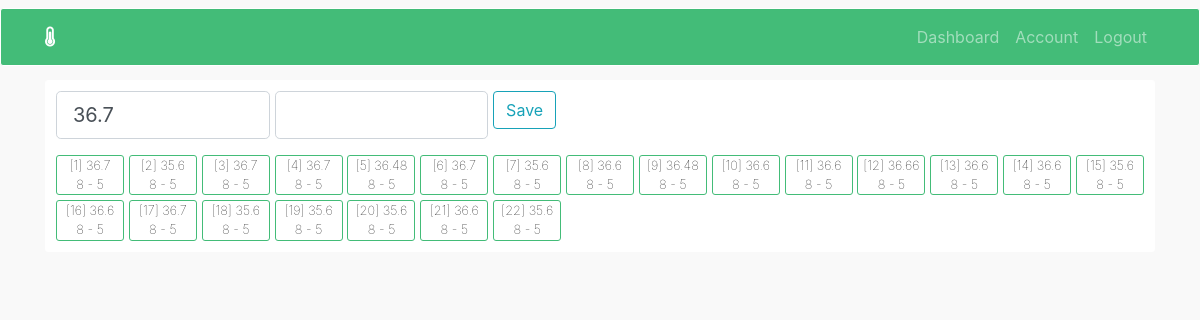
Page /record_update/1 (signed in) on the committed database.
### tempapp/models.py (models this page shows, shortened)
class Record(db.Model):
    id = db.Column(db.Integer, primary_key=True)
    temp = db.Column(db.Float, nullable=False)
    notes = db.Column(db.String, nullable=False)
    date_posted = db.Column(db.DateTime, nullable=False, default=datetime.utcnow)
    user_id = db.Column(db.Integer, db.ForeignKey('user.id'), nullable=False)

### tempapp/routes.py (the view)
@app.route("/record_update/<record_id>", methods=['GET', 'POST'])
@login_required
def record_update(record_id):
    record = Record.query.get_or_404(record_id)
    if record.author != current_user:
        abort(403)
    form = NewRecordForm()
    if form.validate_on_submit():
        record.temp = form.temp.data
        record.notes = form.notes.data
        db.session.commit()
        flash(f'Record updated', 'success')
        return redirect(url_for('dashboard'))
    else:
        form.temp.data = record.temp
        form.notes.data = record.notes
    return render_template('record_update.html', title='Input temp', form=form)

### tempapp/forms.py
class NewRecordForm(FlaskForm):
    temp = FloatField(label='Temperature', validators=[DataRequired()])
    notes = StringField(label='Adnotations')
    submit = SubmitField('Save')

### tempapp/models.py (called while the page is built)
@login_manager.user_loader
def load_user(user_id):
    return User.query.get(int(user_id))

### tempapp/templates/record_update.html (shortened to what this page needs)
{% extends "layout.html" %}
{% block content %}
<div class="content-section">
    <form method="POST" action="">
        <div class="form-box">
            <div class="form-group">
                    {% if form.temp.errors %}
                        {{ form.temp(class="form-control form-control-lg is-invalid") }}
                        <div class="invalid-feedback">
                            {% for error in form.temp.errors %}
                                <span>{{ error }}</span>
                            {% endfor %}
                        </div>
                    {% else %}
                        {{ form.temp(class="form-control form-control-lg") }}
                    {% endif %}
                </div>
            <div class="form-group">
                    {% if form.notes.errors %}
                        {{ form.notes(class="form-control form-control-lg is-invalid") }}
                        <div class="invalid-feedback">
                            {% for error in form.notes.errors %}
                                <span>{{ error }}</span>
                            {% endfor %}
                        </div>
                    {% else %}
                        {{ form.notes(class="form-control form-control-lg") }}
                    {% endif %}
                </div>
            <div>
                {{ form.submit(class="btn btn-outline-info") }}
            </div>
        </div>
    </form>
    <div class="btn-group">
        {% for record in current_user.records %}
            <a class="button" href="{{ url_for('record_update', record_id=record.id) }}">
                [{{ record.id }}] {{ record.temp }}<br>
                {{ record.date_posted.date().month }} - {{ record.date_posted.date().day }}
            </a>
        {% endfor %}
    </div>
</div>
{% endblock content %}

### tempapp/static/main.css (style rules this page uses)
body { background: #F9F9F9; color: #000000; margin-top: 5rem; }
.content-section, .navbar, #myChart { border-radius: 3px; margin-top:0.5em; border: 1px solid #ffffff; max-height: 700px; }
.content-section { background-color: #ffffff; padding: 10px 10px; }
.form-box { display: grid; grid-template-columns: repeat(5, 1fr); grid-gap:0.3em; }
.btn-group { display: grid; grid-template-columns: repeat(15, 1fr); grid-gap:0.3em; }
.btn-group .button { border: 1px solid #43BC78; border-radius: 3px; font-weight: 100; font-size: 0.8em; text-align:center; text-decoration: none; color: #000000; }

### rows in the picture
Record: temp "36.7", id "1", date_posted "8", date_posted "5"
Record: id "2", temp "35.6", date_posted "8", date_posted "5"
Record: id "3", temp "36.7", date_posted "8", date_posted "5"
Record: id "4", temp "36.7", date_posted "8", date_posted "5"
Record: id "5", temp "36.48", date_posted "8", date_posted "5"
Record: id "6", temp "36.7", date_posted "8", date_posted "5"
Record: id "7", temp "35.6", date_posted "8", date_posted "5"
Record: id "8", temp "36.6", date_posted "8", date_posted "5"
Record: id "9", temp "36.48", date_posted "8", date_posted "5"
Record: id "10", temp "36.6", date_posted "8", date_posted "5"
Record: id "11", temp "36.6", date_posted "8", date_posted "5"
Record: id "12", temp "36.66", date_posted "8", date_posted "5"
Record: id "13", temp "36.6", date_posted "8", date_posted "5"
Record: id "14", temp "36.6", date_posted "8", date_posted "5"
Record: id "15", temp "35.6", date_posted "8", date_posted "5"
Record: id "16", temp "36.6", date_posted "8", date_posted "5"
Record: id "17", temp "36.7", date_posted "8", date_posted "5"
Record: id "18", temp "35.6", date_posted "8", date_posted "5"
Record: id "19", temp "35.6", date_posted "8", date_posted "5"
Record: id "20", temp "35.6", date_posted "8", date_posted "5"
Record: id "21", temp "36.6", date_posted "8", date_posted "5"
Record: id "22", temp "35.6", date_posted "8", date_posted "5"
